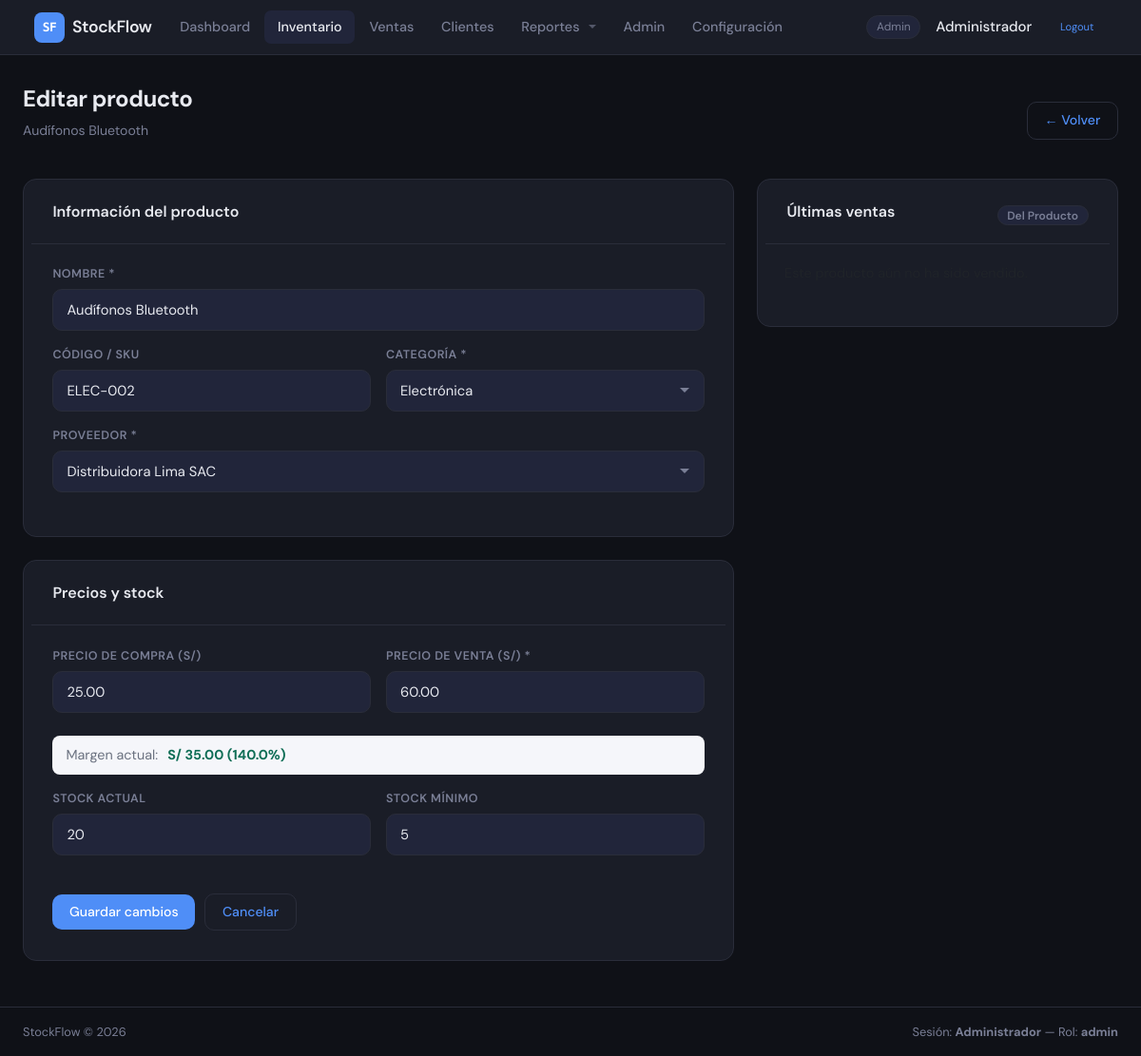
/modules/inventario/editar.php?id=2 (signed in), run on the app's committed database.
### tables this page shows
CREATE TABLE productos (
    id INT AUTO_INCREMENT PRIMARY KEY,
    categoria_id INT NOT NULL,
    proveedor_id INT NOT NULL,
    nombre VARCHAR(150) NOT NULL,
    codigo VARCHAR(50) UNIQUE,
    precio_compra DECIMAL(10,2) NOT NULL DEFAULT 0.00,
    precio_venta DECIMAL(10,2) NOT NULL DEFAULT 0.00,
    stock_actual INT NOT NULL DEFAULT 0,
    stock_minimo INT NOT NULL DEFAULT 5,
    activo TINYINT(1) NOT NULL DEFAULT 1,
    FOREIGN KEY (categoria_id) REFERENCES categorias(id),
    FOREIGN KEY (proveedor_id) REFERENCES proveedores(id)
);

CREATE TABLE categorias (
    id INT AUTO_INCREMENT PRIMARY KEY,
    nombre VARCHAR(80) NOT NULL,
    descripcion VARCHAR(200)
);

CREATE TABLE proveedores (
    id INT AUTO_INCREMENT PRIMARY KEY,
    nombre VARCHAR(100) NOT NULL,
    contacto VARCHAR(100),
    telefono VARCHAR(20),
    email VARCHAR(100)
);

### modules/inventario/editar.php (the view, shortened to what this page needs)
<?php
require_once '../../config/database.php';
$id = (int)($_GET['id'] ?? 0);
$producto = mysqli_fetch_assoc(mysqli_query($conn, "SELECT * FROM productos WHERE id=$id AND activo=1"));
$categorias  = mysqli_query($conn, "SELECT * FROM categorias ORDER BY nombre");
$proveedores = mysqli_query($conn, "SELECT * FROM proveedores ORDER BY nombre");
$historial = mysqli_query($conn, "
    SELECT v.id, v.fecha, dv.cantidad, dv.precio_unitario, dv.subtotal, c.nombre AS cliente
    FROM detalle_venta dv
    JOIN ventas   v ON dv.venta_id   = v.id
    JOIN clientes c ON v.cliente_id  = c.id
    WHERE dv.producto_id = $id
    ORDER BY v.fecha DESC
    LIMIT 8
");
require_once '../../includes/header.php';
?>
<div class="page-header">
    <div>
        <h1 class="page-title">Editar producto</h1>
        <p class="page-subtitle"><?= htmlspecialchars($producto['nombre']) ?></p>
    </div>
    <a href="index.php" class="btn btn--ghost">← Volver</a>
</div>
<div class="crear-grid">
    <div>
        <form method="POST" class="form">
            <div class="card" style="margin-bottom:24px">
                <div class="card__header"><h2 class="card__title">Información del producto</h2></div>
                <div class="card__body">
                    <div class="form__group">
                        <label class="form__label">Nombre *</label>
                        <input type="text" name="nombre" class="form__input" required
                               value="<?= htmlspecialchars($producto['nombre']) ?>">
                    </div>
                    <div class="form__row">
                        <div class="form__group">
                            <label class="form__label">Código / SKU</label>
                            <input type="text" name="codigo" class="form__input"
                                   value="<?= htmlspecialchars($producto['codigo'] ?? '') ?>">
                        </div>
                        <div class="form__group">
                            <label class="form__label">Categoría *</label>
                            <select name="categoria_id" class="form__input" required>
                                <?php while ($c = mysqli_fetch_assoc($categorias)): ?>
                                <option value="<?= $c['id'] ?>" <?= $producto['categoria_id']==$c['id'] ? 'selected':'' ?>>
                                    <?= htmlspecialchars($c['nombre']) ?>
                                </option>
                                <?php endwhile; ?>
                            </select>
                        </div>
                    </div>
                    <div class="form__group">
                        <label class="form__label">Proveedor *</label>
                        <select name="proveedor_id" class="form__input" required>
                            <?php while ($p = mysqli_fetch_assoc($proveedores)): ?>
                            <option value="<?= $p['id'] ?>" <?= $producto['proveedor_id']==$p['id'] ? 'selected':'' ?>>
                                <?= htmlspecialchars($p['nombre']) ?>
                            </option>
                            <?php endwhile; ?>
                        </select>
                    </div>
                </div>
            </div>
            <div class="card">
                <div class="card__header"><h2 class="card__title">Precios y stock</h2></div>
                <div class="card__body">
                    <div class="form__row">
                        <div class="form__group">
                            <label class="form__label">Precio de compra (S/)</label>
                            <input type="number" name="precio_compra" class="form__input"
                                   step="0.01" min="0" id="precio_compra"
                                   value="<?= $producto['precio_compra'] ?>">
                        </div>
                        <div class="form__group">
                            <label class="form__label">Precio de venta (S/) *</label>
                            <input type="number" name="precio_venta" class="form__input"
                                   step="0.01" min="0.01" required id="precio_venta"
                                   value="<?= $producto['precio_venta'] ?>">
                        </div>
                    </div>
                    <div class="margen-preview" id="margen-preview">
                        <span class="margen-preview__label">Margen actual:</span>
                        <span class="margen-preview__valor" id="margen-valor"></span>
                    </div>
                    <div class="form__row" style="margin-top:16px">
                        <div class="form__group">
                            <label class="form__label">Stock actual</label>
                            <input type="number" name="stock_actual" class="form__input"
                                   min="0" value="<?= $producto['stock_actual'] ?>">
                        </div>
                        <div class="form__group">
                            <label class="form__label">Stock mínimo</label>
                            <input type="number" name="stock_minimo" class="form__input"
                                   min="0" value="<?= $producto['stock_minimo'] ?>">
                        </div>
                    </div>
                    <div class="form__actions" style="margin-top:24px">
                        <button type="submit" class="btn btn--primary">Guardar cambios</button>
                        <a href="index.php" class="btn btn--ghost">Cancelar</a>
                    </div>
                </div>
            </div>
        </form>
    </div>
    <div class="card" style="align-self:start">
        <div class="card__header">
            <h2 class="card__title">Últimas ventas</h2>
            <span class="badge badge--gray">del producto</span>
        </div>
        <div class="card__body p-0">
            <?php if (mysqli_num_rows($historial) === 0): ?>
                <p class="text-muted" style="padding:20px; font-size:.9rem">
                </p>
            <?php endif; ?>
        </div>
    </div>
</div>
<?php require_once '../../includes/footer.php'; ?>

### assets/css/style.css (style rules this page uses)
:root { --bg: #0f1117; --surface: #1a1d27; --surface2: #21253a; --border: #2a2d3a; --accent: #4f8ef7; --accent-h: #6aa1ff; --danger: #f75b5b; --warn: #f7a84f; --ok: #4fcf8e; --text: #e8eaf0; --muted: #7a7f96; --radius: 10px; --nav-h: 58px; }
*, *::before, *::after { box-sizing: border-box; margin: 0; padding: 0; }
body { font-family: 'DM Sans', sans-serif; background: var(--bg); color: var(--text); font-size: 15px; line-height: 1.5; min-height: 100vh; }
a { color: var(--accent); text-decoration: none; }
.card { background: var(--surface); border: 1px solid var(--border); border-radius: 14px; overflow: hidden; padding: 8px; }
.card__header { display: flex; justify-content: space-between; align-items: center; padding: 1rem 1.4rem; border-bottom: 1px solid var(--border); }
.card__title { font-size: 1rem; font-weight: 600; }
.card__body { padding: 1.4rem; }
.card__body.p-0 { padding: 0; }
.text-muted { color: var(--muted); }
.badge { display: inline-block; padding: .2rem .6rem; border-radius: 20px; font-size: .75rem; font-weight: 600; text-transform: capitalize; white-space: nowrap; }
.badge--gray { background: var(--surface2); color: var(--muted); border: 1px solid var(--border); }
.btn { display: inline-flex; align-items: center; gap: .4rem; padding: .55rem 1.1rem; border-radius: var(--radius); font-family: inherit; font-size: .88rem; font-weight: 500; cursor: pointer; border: none; transition: background .15s, opacity .15s, transform .1s; white-space: nowrap; text-decoration: none; line-height: 1.4; }
.btn--primary { background: var(--accent); color: #fff; border: none; }
.btn--ghost { background: transparent; color: var(--muted); border: 1px solid var(--border); }
.form__group { display: flex; flex-direction: column; margin-bottom: 16px; }
.form__actions { display: flex; gap: 10px; margin-top: 16px; align-items: center; }
label, .form__label { display: block; font-size: .78rem; font-weight: 600; text-transform: uppercase; letter-spacing: .5px; color: var(--muted); margin-bottom: 6px; }
input[type="text"], input[type="email"], input[type="password"], input[type="number"], input[type="date"], input[type="search"], input[type="tel"], input[type="url"], textarea, select, .sf-input, .sf-select, .sf-textarea, .form__input { width: 100%; background: var(--surface2); border: 1.5px solid var(--border); border-radius: var(--radius); padding: 10px 14px; color: var(--text); font-family: inherit; font-size: .92rem; outline: none; transition: border-color .2s, box-shadow .2s; appearance: none; -webkit-appearance: none; }
::placeholder { color: var(--muted); opacity: .6; }
select, .sf-select, select.form__input { background-repeat: no-repeat; background-position: right 14px center; background-color: var(--surface2); padding-right: 38px; cursor: pointer; }
.page-header { display: flex; justify-content: space-between; align-items: center; margin-bottom: 1.5rem; gap: 1rem; }
.page-title { font-size: 1.5rem; font-weight: 700; letter-spacing: -.5px; }
.page-subtitle { font-size: .88rem; color: var(--muted); margin-top: .2rem; }
body { background-color: var(--bg) !important; color: var(--text) !important; }
a:not(.navbar-brand):not(.nav-link):not(.dropdown-item):not(.dropdown-toggle) { color: var(--accent); }
.card { background: var(--surface) !important; border: 1px solid var(--border) !important; color: var(--text) !important; }

### modules/inventario/editar.php (style rules this page uses)
.crear-grid { display:grid; grid-template-columns:1fr 380px; gap:24px; align-items:start; }
.form__row { display:grid; grid-template-columns:1fr 1fr; gap:16px; }
.margen-preview { display:flex; align-items:center; gap:10px; background:var(--surface-2,#F5F6FA); border-radius:8px; padding:10px 14px; font-size:.9rem; margin-top:8px; }
.margen-preview__label { color:var(--text-muted,#6B7280); }
.margen-preview__valor { font-weight:700; }

### data on the page
productos: nombre "Audífonos Bluetooth", codigo "ELEC-002", categoria_id "Electrónica", proveedor_id "Distribuidora Lima SAC", precio_compra "25.00", precio_venta "60.00", stock_actual "20", stock_minimo "5"

### other printed values
$_SESSION['usuario_rol'] "Admin"
$_SESSION['usuario_nombre'] "Administrador"
$_SESSION['usuario_rol'] "admin"
